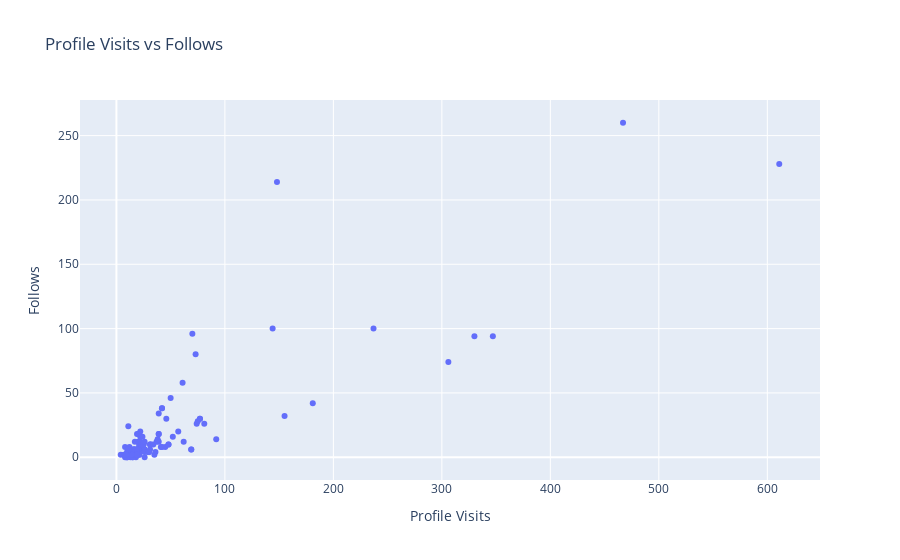

The cell this chart's notebook holds for it:
### Code cell
# profile visits vs follows
fig = px.scatter(data,x = 'Profile Visits', y = 'Follows', title = "Profile Visits vs Follows")
fig.show()

### Figure 1 — Plotly figure (JSON) as saved in the notebook; plotly's stock layout.template omitted (floating-point values rounded to 4 significant figures)
{"data": [{"hovertemplate": "Profile Visits=%{x}<br>Follows=%{y}<extra></extra>", "legendgroup": "", "marker": {"color": "#636efa", "symbol": "circle"}, "mode": "markers", "name": "", "orientation": "v", "showlegend": false, "type": "scatter", "x": [35, 48, 62, 23, 8, 9, 26, 12, 36, 31, 29, 15, 8, 20, 181, 17, 16, 21, 77, 10, 9, 11, 144, 14, 10, 19, 69, 11, 19, 9, 57, 13, 11, 24, 81, 4, 7, 14, 18, 8, 330, 21, 19, 32, 19, 21, 14, 30, 39, 42, 31, 20, 12, 22, 306, 13, 26, 16, 15, 15, 39, 21, 8, 45, 50, 37, 25, 347, 26, 48, 16, 26, 17, 52, 22, 41, 155, 12, 22, 20, 23, 25, 17, 16, 21, 77, 10, 14, 30, 39, 42, 31, 14, 10, 19, 69, 11, 19, 9, 38, 42, 92, 75, 21, 26, 39, 74, 467, 24, 70, 22, 46, 61, 237, 73, 20, 34, 148, 611], "xaxis": "x", "y": [2, 10, 12, 8, 0, 2, 0, 6, 4, 6, 4, 0, 2, 4, 42, 6, 2, 2, 30, 0, 0, 24, 100, 2, 4, 6, 6, 6, 2, 2, 20, 2, 4, 8, 26, 2, 2, 4, 0, 2, 94, 8, 18, 10, 4, 4, 4, 4, 18, 38, 10, 12, 4, 4, 74, 0, 6, 6, 0, 6, 12, 10, 8, 8, 46, 12, 10, 94, 6, 10, 6, 4, 12, 16, 12, 8, 32, 8, 16, 6, 10, 10, 6, 2, 2, 30, 0, 4, 4, 18, 38, 10, 2, 4, 6, 6, 6, 2, 2, 14, 8, 14, 28, 18, 12, 34, 26, 260, 16, 96, 20, 30, 58, 100, 80, 18, 10, 214, 228], "yaxis": "y"}], "layout": {"legend": {"tracegroupgap": 0}, "title": {"text": "Profile Visits vs Follows"}, "xaxis": {"anchor": "y", "domain": [0, 1], "title": {"text": "Profile Visits"}}, "yaxis": {"anchor": "x", "domain": [0, 1], "title": {"text": "Follows"}}}}
